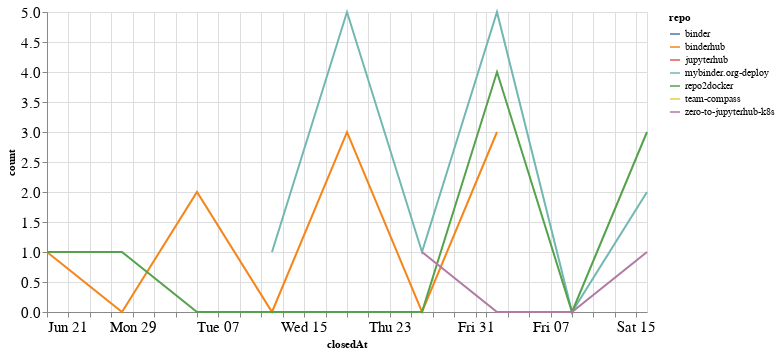

Notebook code for this chart:
### Code cell
closed_by_time = closed_by.groupby('repo').resample('W', on='closedAt').count()['author'].reset_index()
closed_by_time = closed_by_time.rename(columns={'author': 'count'})

alt.Chart(closed_by_time, width=600).mark_line().encode(
    x='closedAt',
    y='count',
    color='repo',
    tooltip="repo"
)

### Figure 1 — Vega-Lite specification as saved in the notebook (floating-point values rounded to 4 significant figures)
{"config": {"axisLeft": {"labelFontSize": 15}, "axisBottom": {"labelFontSize": 15}}, "data": {"name": "data-408642d9bb5ef8f0005c6c54b068b0ea"}, "mark": "line", "encoding": {"color": {"type": "nominal", "field": "repo"}, "tooltip": {"type": "nominal", "field": "repo"}, "x": {"type": "temporal", "field": "closedAt"}, "y": {"type": "quantitative", "field": "count"}}, "width": 600, "$schema": "https://vega.github.io/schema/vega-lite/v4.8.1.json", "datasets": {"data-408642d9bb5ef8f0005c6c54b068b0ea": [{"repo": "binder", "closedAt": "2020-07-26T00:00:00", "count": 1}, {"repo": "binderhub", "closedAt": "2020-06-21T00:00:00", "count": 1}, {"repo": "binderhub", "closedAt": "2020-06-28T00:00:00", "count": 0}, {"repo": "binderhub", "closedAt": "2020-07-05T00:00:00", "count": 2}, {"repo": "binderhub", "closedAt": "2020-07-12T00:00:00", "count": 0}, {"repo": "binderhub", "closedAt": "2020-07-19T00:00:00", "count": 3}, {"repo": "binderhub", "closedAt": "2020-07-26T00:00:00", "count": 0}, {"repo": "binderhub", "closedAt": "2020-08-02T00:00:00", "count": 3}, {"repo": "jupyterhub", "closedAt": "2020-08-16T00:00:00", "count": 1}, {"repo": "mybinder.org-deploy", "closedAt": "2020-07-12T00:00:00", "count": 1}, {"repo": "mybinder.org-deploy", "closedAt": "2020-07-19T00:00:00", "count": 5}, {"repo": "mybinder.org-deploy", "closedAt": "2020-07-26T00:00:00", "count": 1}, {"repo": "mybinder.org-deploy", "closedAt": "2020-08-02T00:00:00", "count": 5}, {"repo": "mybinder.org-deploy", "closedAt": "2020-08-09T00:00:00", "count": 0}, {"repo": "mybinder.org-deploy", "closedAt": "2020-08-16T00:00:00", "count": 2}, {"repo": "repo2docker", "closedAt": "2020-06-21T00:00:00", "count": 1}, {"repo": "repo2docker", "closedAt": "2020-06-28T00:00:00", "count": 1}, {"repo": "repo2docker", "closedAt": "2020-07-05T00:00:00", "count": 0}, {"repo": "repo2docker", "closedAt": "2020-07-12T00:00:00", "count": 0}, {"repo": "repo2docker", "closedAt": "2020-07-19T00:00:00", "count": 0}, {"repo": "repo2docker", "closedAt": "2020-07-26T00:00:00", "count": 0}, {"repo": "repo2docker", "closedAt": "2020-08-02T00:00:00", "count": 4}, {"repo": "repo2docker", "closedAt": "2020-08-09T00:00:00", "count": 0}, {"repo": "repo2docker", "closedAt": "2020-08-16T00:00:00", "count": 3}, {"repo": "team-compass", "closedAt": "2020-06-28T00:00:00", "count": 1}, {"repo": "zero-to-jupyterhub-k8s", "closedAt": "2020-07-26T00:00:00", "count": 1}, {"repo": "zero-to-jupyterhub-k8s", "closedAt": "2020-08-02T00:00:00", "count": 0}, {"repo": "zero-to-jupyterhub-k8s", "closedAt": "2020-08-09T00:00:00", "count": 0}, {"repo": "zero-to-jupyterhub-k8s", "closedAt": "2020-08-16T00:00:00", "count": 1}]}}
